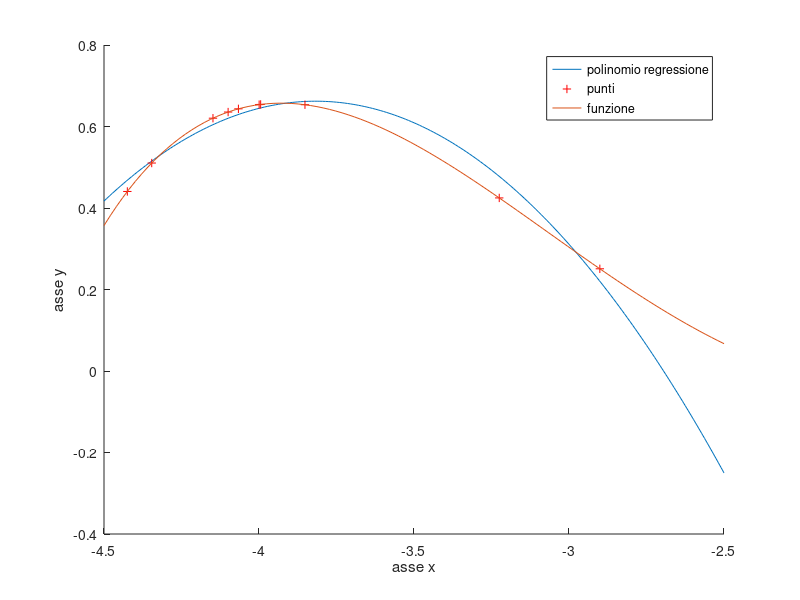

Source code (MATLAB):
%% es 5
clc
clear 
clear all
format short

f=@(x) (log(x+5)-1).*cos(x) 
nodi=[-4.5;-3.5;-2.5]
f(nodi)
a=-4.5
b=-2.5
n=5


t0=cos( ((2*0)+1)/(2*(n+1)) * pi)
t1=cos( ((2*1)+1)/(2*(n+1)) * pi)
t2=cos( ((2*2)+1)/(2*(n+1)) * pi)
t3=cos( ((2*3)+1)/(2*(n+1)) * pi)
t4=cos( ((2*4)+1)/(2*(n+1)) * pi)
t5=cos( ((2*5)+1)/(2*(n+1)) * pi)

z0=(b-a)/2 *t0 + (a+b)/2
p(1)=f(z0)

z1=(b-a)/2 *t1 + (a+b)/2
p(2)=f(z1)

z2=(b-a)/2 *t2 + (a+b)/2
p(3)=f(z2)

z3=(b-a)/2 *t3 + (a+b)/2
p(4)=f(z3)

z4=(b-a)/2 *t4 + (a+b)/2
p(5)=f(z4)
z5=(b-a)/2 *t5 + (a+b)/2
p(6)=f(z5)

%% es matlab

clear all 
clear 
clc

% 2) (M) (3 punti) Costruire una M-script che generi un numero N ≥ 5 di punti casuali xj , j = 1, . . . , N, nell’intervallo
% [a, b] del punto precedente, campionando da una distribuzione uniforme. Lo script calcoli poi i valori yj , j =
% 1, . . . , N, della funzione f(x) in tali punti di campionamento e costruisca esplicitamente il sistema delle equazioni
% normali per il polinomio algebrico q
% ∗
% 2
% (x), di grado al più 2, di migliore approssimazione di tali dati {(xj , yj )}j=1,...,N
% nel senso dei minimi quadrati. Lo script determini i coefficienti di tale polinomio, controlli i risultati con l’opportuna
% funzione predefinita di Matlab e disegni in un’unica finestra grafica la funzione f(x), i punti (xj , yj ), j = 1, . . . , N,
% e il polinomio q
% ∗
% 2
% (x), etichettando opportunamente gli assi. 


N=10
n=2
a=-4.5
b=-2.5

f=@(x) (log(x+5)-1).*cos(x) 
xx = rand(N,1).*(b-a)+a
yy=f(xx)
A=[xx.^(n:-1:0)]

V=A'*A
Vy=A'*yy
p=V\Vy
pp = polyfit(xx,yy,n)
disp("aaaaaaaaaaaaaaaaaaaaa")
disp(max(abs(pp'-p)))
hold on
fplot(@(x)(polyval(p,x)),[a,b])
plot(xx,yy,"r+",linspace(a,b,100),f(linspace(a,b,100)))
legend("polinomio regressione","punti","funzione")
xlabel("asse x")
ylabel("asse y")







